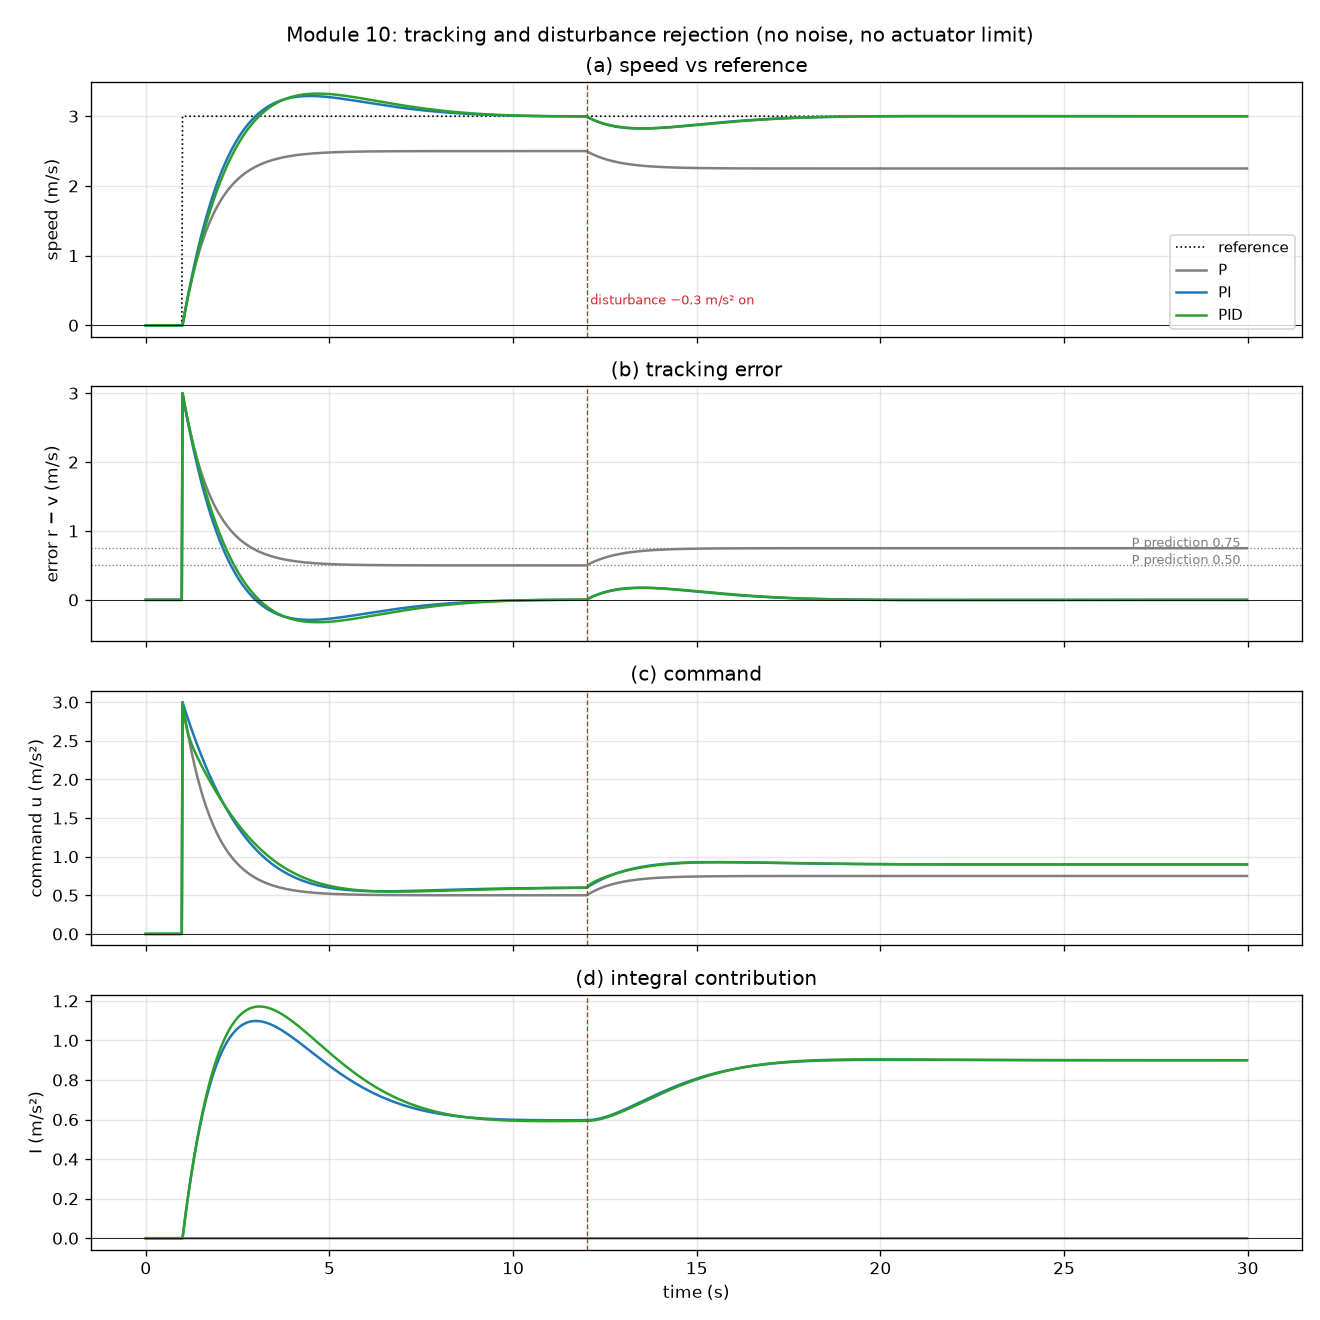

Write the Python code that produced this figure.
"""
Module 10, Part 2: tracking and disturbance rejection (exact measurements, no actuator limit).

    r = 0 (t < 1), 3 m/s (t >= 1);   d = 0 (t < 12), -0.3 m/s^2 (t >= 12);   30 s.

P-only equilibrium error: at rest v' = 0, so 0 = -c v + Kp (r - v) + d. With e = r - v, v = r - e:
    0 = -c (r - e) + Kp e + d   ->   e_ss = (c r - d) / (c + Kp).
    Kp = 1: before the disturbance (0.6 - 0) / 1.2 = 0.50 m/s; after, (0.6 + 0.3) / 1.2 = 0.75 m/s.
    Holding 3 m/s needs a steady push of c r - d = 0.6 (then 0.9) m/s^2 against drag and the load.
    A P controller can only push when there is error (u = Kp e), so some error must remain to
    produce that push. Raising Kp shrinks e_ss but never to zero.

Integral action: I_k accumulates Ki h e_k. At an equilibrium, I must stop changing, which needs
e = 0. So if the loop settles at all, it settles with zero error, and I itself holds the whole
sustained command (I = c r - d). The integrator is a memory of the push that was needed; it keeps
supplying it without needing error to be present. When the load changes, a transient error
re-charges I to the new required value (0.6 -> 0.9 m/s^2 here), then the error decays to zero.

Closed-loop poles (continuous approximation, h << time constants):
    P:   s = -(c + Kp)                               = -1.2
    PI:  s^2 + (c + Kp) s + Ki = 0                   -> -0.6 +- 0.37j   (damping ratio 0.85)
    PID (derivative on measurement): (1 + Kd) s^2 + (c + Kp) s + Ki = 0  -> -0.55 +- 0.39j
"""

from pathlib import Path

import matplotlib.pyplot as plt
import numpy as np

from pid_core import GAINS, H_STEP, p_steady_error, simulate, ticks, window

OUT_DIR = Path(__file__).resolve().parent
T_END = 30.0
COLORS = {"P": "tab:gray", "PI": "tab:blue", "PID": "tab:green"}


def reference():
    n = ticks(T_END)
    k = np.arange(n)
    r = np.where(k >= ticks(1.0), 3.0, 0.0)
    d = np.where(k >= ticks(12.0), -0.3, 0.0)
    return r, d


def run_all(gains=GAINS):
    r, d = reference()
    return {name: simulate(g, r, d) for name, g in gains.items()}


def metrics(log):
    err = log["r"] - log["v"]              # true tracking error
    t = log["t"]
    return {"e_7_11": np.mean(err[window(t, 7, 11)]), "e_25_30": np.mean(err[window(t, 25, 30)]),
            "e_end": err[-1], "u_peak": np.max(np.abs(log["u"])), "I_end": log["I"][-1]}


def plot(logs, path):
    fig, axes = plt.subplots(4, 1, sharex=True, figsize=(11, 11))
    t = next(iter(logs.values()))["t"]
    axes[0].plot(t, next(iter(logs.values()))["r"], color="k", lw=1, ls=":", label="reference")
    for name, log in logs.items():
        c = COLORS[name]
        axes[0].plot(t, log["v"], color=c, lw=1.5, label=name)
        axes[1].plot(t, log["r"] - log["v"], color=c, lw=1.5, label=name)
        axes[2].plot(t, log["u"], color=c, lw=1.5, label=name)
        axes[3].plot(t, log["I"], color=c, lw=1.5, label=name)
    for ax in axes:
        ax.axvline(12, color="tab:red", lw=0.8, ls="--")
        ax.axhline(0, color="k", lw=0.5)
        ax.grid(alpha=0.3)
    axes[1].axhline(0.5, color="tab:gray", lw=0.8, ls=":")
    axes[1].axhline(0.75, color="tab:gray", lw=0.8, ls=":")
    axes[1].text(29.8, 0.52, "P prediction 0.50", ha="right", fontsize=8, color="tab:gray")
    axes[1].text(29.8, 0.77, "P prediction 0.75", ha="right", fontsize=8, color="tab:gray")
    axes[0].set_ylabel("speed (m/s)"); axes[0].set_title("(a) speed vs reference")
    axes[1].set_ylabel("error r − v (m/s)"); axes[1].set_title("(b) tracking error")
    axes[1].set_ylim(-0.6, 3.1)
    axes[2].set_ylabel("command u (m/s²)"); axes[2].set_title("(c) command")
    axes[3].set_ylabel("I (m/s²)"); axes[3].set_title("(d) integral contribution")
    axes[3].set_xlabel("time (s)")
    axes[0].legend(loc="lower right", fontsize=9)
    axes[0].text(12.1, 0.3, "disturbance −0.3 m/s² on", color="tab:red", fontsize=8)
    fig.suptitle("Module 10: tracking and disturbance rejection (no noise, no actuator limit)")
    fig.tight_layout()
    fig.savefig(path, dpi=120)
    plt.close(fig)


def main():
    logs = run_all()
    print(f"P-only predicted e_ss: before d {p_steady_error(3, 0, 1):.3f} m/s, "
          f"after d {p_steady_error(3, -0.3, 1):.3f} m/s")
    print(f"{'ctrl':<5}{'mean e 7-11 s':>15}{'mean e 25-30 s':>16}{'e at 30 s':>11}{'peak |u|':>10}"
          f"{'I at 30 s':>11}")
    for name, log in logs.items():
        m = metrics(log)
        print(f"{name:<5}{m['e_7_11']:15.4f}{m['e_25_30']:16.4f}{m['e_end']:11.4f}{m['u_peak']:10.3f}"
              f"{m['I_end']:11.4f}")
    print("  (PI/PID integral at 30 s should equal c r - d = 0.9 m/s^2)")
    path = OUT_DIR / "tracking.png"
    plot(logs, path)
    print(f"Figure saved: {path.name}")


if __name__ == "__main__":
    main()
